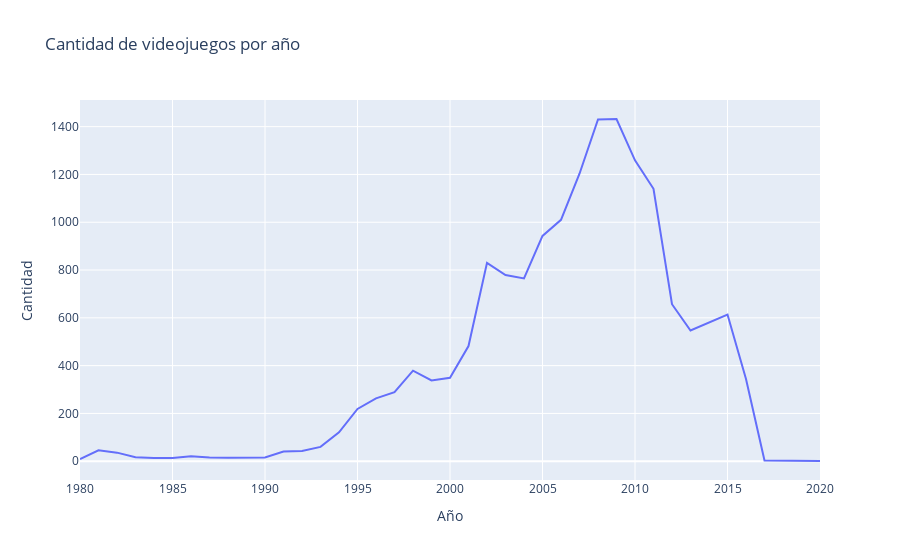

Notebook cell for this chart:
### Code cell
# Gráfico lineal de la cantidad de juegos por año, con Plotly Express
import plotly.express as px
fig= px.line(df_years_count_reset, x= 'Year', y='count', labels= {'Year': 'Año', 'count': 'Cantidad'}, title= 'Cantidad de videojuegos por año')
fig.show()

### Figure 1 — Plotly figure (JSON) as saved in the notebook; plotly's stock layout.template omitted (floating-point values rounded to 4 significant figures)
{"data": [{"hovertemplate": "Año=%{x}<br>Cantidad=%{y}<extra></extra>", "legendgroup": "", "line": {"color": "#636efa", "dash": "solid"}, "marker": {"symbol": "circle"}, "mode": "lines", "name": "", "orientation": "v", "showlegend": false, "type": "scatter", "x": [1980, 1981, 1982, 1983, 1984, 1985, 1986, 1987, 1988, 1989, 1990, 1991, 1992, 1993, 1994, 1995, 1996, 1997, 1998, 1999, 2000, 2001, 2002, 2003, 2004, 2005, 2006, 2007, 2008, 2009, 2010, 2011, 2012, 2013, 2014, 2015, 2016, 2017, 2020], "xaxis": "x", "y": [9, 46, 36, 17, 14, 14, 21, 16, 15, 17, 16, 41, 43, 60, 121, 219, 263, 289, 379, 338, 349, 482, 830, 779, 765, 943, 1010, 1203, 1430, 1432, 1259, 1140, 657, 547, 582, 614, 344, 3, 1], "yaxis": "y"}], "layout": {"legend": {"tracegroupgap": 0}, "title": {"text": "Cantidad de videojuegos por año"}, "xaxis": {"anchor": "y", "domain": [0, 1], "title": {"text": "Año"}}, "yaxis": {"anchor": "x", "domain": [0, 1], "title": {"text": "Cantidad"}}}}
